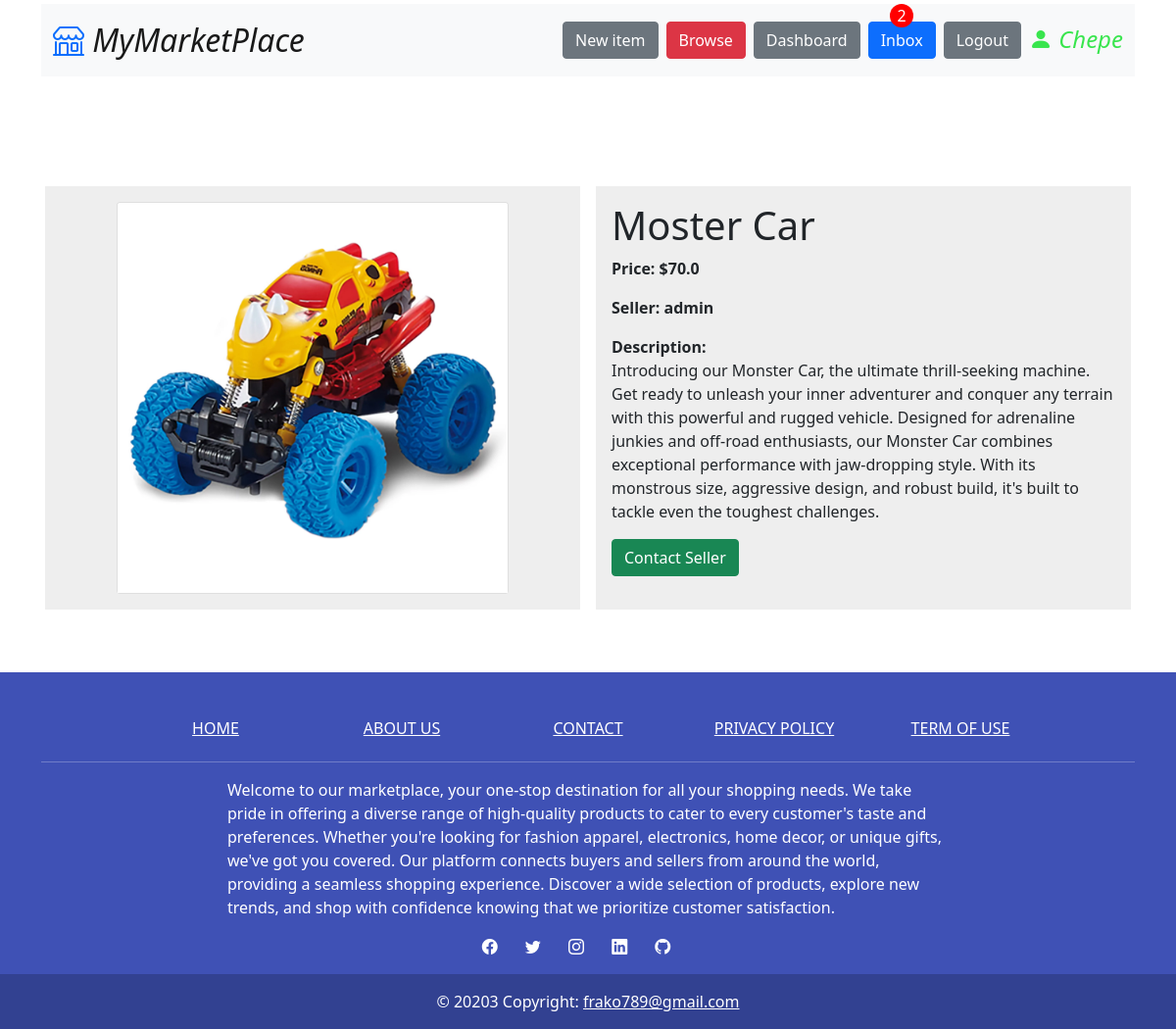
The app's page /items/1/ (signed in) with its own data.
### item/models.py (models this page shows)
class Item(models.Model):
    category = models.ForeignKey(Category, related_name='items', on_delete=models.CASCADE)
    name = models.CharField(max_length=255)
    description = models.TextField(blank=True, null=True)
    price = models.FloatField()
    image = models.ImageField(upload_to='item_images', blank=True, null=True)
    is_sold = models.BooleanField(default=False)
    created_by = models.ForeignKey(User, related_name='items', on_delete=models.CASCADE)
    created_at = models.DateTimeField(auto_now_add=True)
    def __str__(self):
        return self.name

### item/views.py (the view)
# urls.py: path('<int:pk>/', detail, name='item_detail'),
def detail(request, pk):
    item = get_object_or_404(Item, pk=pk)
    return render(request, "item/detail.html", {"item": item})

### core/processors.py (called while the page is built)
def get_messages(request):
    if request.user.is_authenticated:
        conversations = request.user.conversations.all()
        user = request.user
        filtered_messages = ConversationMessage.objects.filter(
            read=False, conversation__in=conversations
        ).exclude(sender=user)
        return {
            "num_messages": len(filtered_messages),
            "filtered_messages": filtered_messages,
        }
    return {"num_messages": 0, "filtered_messages": []}

### item/templates/item/detail.html (shortened to what this page needs)
{% extends 'core/base.html' %}
{% block content %}
    <div class="container mt-5 p-3 d-flex justify-content-center gap-3 parent-cont">
        <div class="container mt-5 p-3 d-flex justify-content-center" style="background-color: #EEEEEE">
            <div class="card" style="width: 25rem;">
                {% if item.image %}
                    <img src="{{item.image.url}}" class="card-img-top" alt="item.name">
                {% endif %}
            </div>
        </div>
        <div class="container mt-5 p-3" style="background-color: #EEEEEE;">
            <h1>{{item.name}}</h1>
            <p><strong>Price: ${{item.price}}</strong></p>
            <p><strong>Seller: {{item.created_by.username}}</strong></p>
            {% if item.description %}
                <p><strong>Description:</strong><br> {{item.description}}</p>
            {% endif %}
            {% if request.user == item.created_by %}
                <a href="{% url 'edit' item.id %}"><button type="button" class="btn btn-warning">Edit</button></a>
                <a href="{% url 'delete' item.id %}"><button type="button" class="btn btn-danger">Delete</button></a>
            {% else %}
                <a href="{% url 'conversation:new' item.id %}"><button type="button" class="btn btn-success">Contact Seller</button></a>
            {% endif %}
        </div>
    </div>
{% endblock %}

### core/templates/core/base.html (shortened to what this page needs)
<!DOCTYPE html>
<html lang="en">
<head>
    <link href="https://cdn.jsdelivr.net/npm/bootstrap@5.0.2/dist/css/bootstrap.min.css" rel="stylesheet">
    <link rel="stylesheet" href="https://cdn.jsdelivr.net/npm/bootstrap-icons@1.10.5/font/bootstrap-icons.css">
</head>
<body>
    <div class="container d-flex justify-content-center mt-1">
        <nav class="navbar navbar-expand-lg navbar-light bg-light" style="width: 100%;">
            <div class="container-fluid cont-nav">
                <a class="navbar-brand fst-italic" href="{% url 'home' %}" style="font-size: 2em;">
                    <i style="color: #0d6efd;" class="bi bi-shop"></i> MyMarketPlace
                </a>
                <div class="collapse navbar-collapse d-flex justify-content-end cont-ul" id="navbarNav">
                    <ul class="navbar-nav d-flex flex-wrap flex-sm-row flex-column gap-2">
                        <li class="nav-item">
                        <a class="btn btn-secondary" href="{% url 'new_item' %}">New item</a>
                        </li>
                        <li class="nav-item">
                        <a class="btn btn-danger" href="{% url 'search' %}">Browse</a>
                        </li>
                        {% if request.user.is_authenticated %}
                            <li class="nav-item">
                                <a class="btn btn-secondary" href="{% url 'dashboard:index' %}">Dashboard</a>
                            </li>
                            <li class="nav-item">
                                <a class="{% if num_messages %}new-messages{% endif %} inbox btn btn-primary text" href="{% url 'conversation:inbox' %}">
                                    Inbox
                                    {% if num_messages %}
                                        <span class="circle-number new-messages">{{num_messages}}</span>
                                    {% endif %}
                                </a>
                            </li>
                            <li class="nav-item">
                                <a class="btn btn-secondary" href="{% url 'logout' %}">Logout</a>
                            </li>
                            <li class="nav-item">
                                <i class="bi bi-person-fill" style="font-size: 1.5em; color:#38E54D">
                                    {{request.user}}
                                </i>
                            </li>
                        {% endif %}
                    </ul>
                </div>
            </div>
        </nav>
    </div>
    {% block content %}{% endblock content %}
    <div class="mt-5">
        <footer class="text-center text-white" style="background-color: #3f51b5">
            <div class="container">
            <section class="mt-5">
                <div class="row text-center d-flex justify-content-center pt-5">
                    <div class="col-md-2">
                        <h6 class="text-uppercase font-weight-bold">
                        <a href="{% url 'home' %}" class="text-white">Home</a>
                        </h6>
                    </div>
                    <div class="col-md-2">
                        <h6 class="text-uppercase font-weight-bold">
                        <a href="{% url 'about' %}" class="text-white">About us</a>
                        </h6>
                    </div>
                    <div class="col-md-2">
                        <h6 class="text-uppercase font-weight-bold">
                        <a href="{% url 'contact' %}" class="text-white">Contact</a>
                        </h6>
                    </div>
                    <div class="col-md-2">
                        <h6 class="text-uppercase font-weight-bold">
                        <a href="{% url 'privacy' %}" class="text-white">Privacy policy</a>
                        </h6>
                    </div>
                    <div class="col-md-2">
                        <h6 class="text-uppercase font-weight-bold">
                        <a href="{% url 'term' %}" class="text-white">Term of use</a>
                        </h6>
                    </div>
                </div>
            </section>
            <hr class="my-3" />
            <section>
                <div class="row d-flex justify-content-center">
                <div class="col-lg-8">
                    <p style="text-align: left;">
                        Welcome to our marketplace, your one-stop destination for all
                        your shopping needs. We take pride in offering a diverse range
                        of high-quality products to cater to every customer's taste and
                        preferences. Whether you're looking for fashion apparel, electronics,
                        home decor, or unique gifts, we've got you covered. Our platform
                        connects buyers and sellers from around the world, providing a seamless
                        shopping experience. Discover a wide selection of products, explore new trends,
                        and shop with confidence knowing that we prioritize customer satisfaction.
                    </p>
                </div>
                </div>
            </section>
            <section class="text-center mb-3">
                <a href="https://www.facebook.com/profile.php?id=100093136788056" class="text-white me-4"><i class="bi bi-facebook"></i></a>
                <a href="https://twitter.com/frako789" class="text-white me-4"><i class="bi bi-twitter"></i></a>
                <a href="https://www.instagram.com/frako789/" class="text-white me-4"><i class="bi bi-instagram"></i></a>
                <a href="https://www.linkedin.com/in/francisco-bojorque-857147187/" class="text-white me-4"><i class="bi bi-linkedin"></i></a>
                <a href="https://github.com/frakopy" class="text-white me-4"><i class="bi bi-github"></i></a>
            </section>
            </div>
            <div class="text-center p-3"style="background-color: rgba(0, 0, 0, 0.2)">
            © 20203 Copyright:
            <a class="text-white" href="#">frako789@gmail.com</a>
            </div>
        </footer>
    </div>
</body>
</html>

### core/templates/core/base.html (style rules this page uses)
.circle-number { width: 1.5em; height: 1.5em; background-color: red; border-radius: 50%; display: flex; justify-content: center; align-items: center; color: white; position: relative; }
.inbox { position: relative; display: flex; flex-direction: column; align-items: center; }
.inbox span { position: absolute; top: -1.2em; }

### records on screen
Item: image (picture), name "Moster Car", price "70.0", created_by.username "admin", description "Introducing our Monster Car, the ultimate thrill-seeking machine. Get ready to unleash your inner adventurer and conquer any terrain with this powerful and rugged vehicle. Designed for adrenaline junkies and off-road enthusiasts, our Monster Car combines exceptional performance with jaw-dropping style. With its monstrous size, aggressive design, and robust build, it's built to tackle even the toughest challenges."

### other values on screen
{{ num_messages }} "2"
{{ request.user }} "Chepe"
